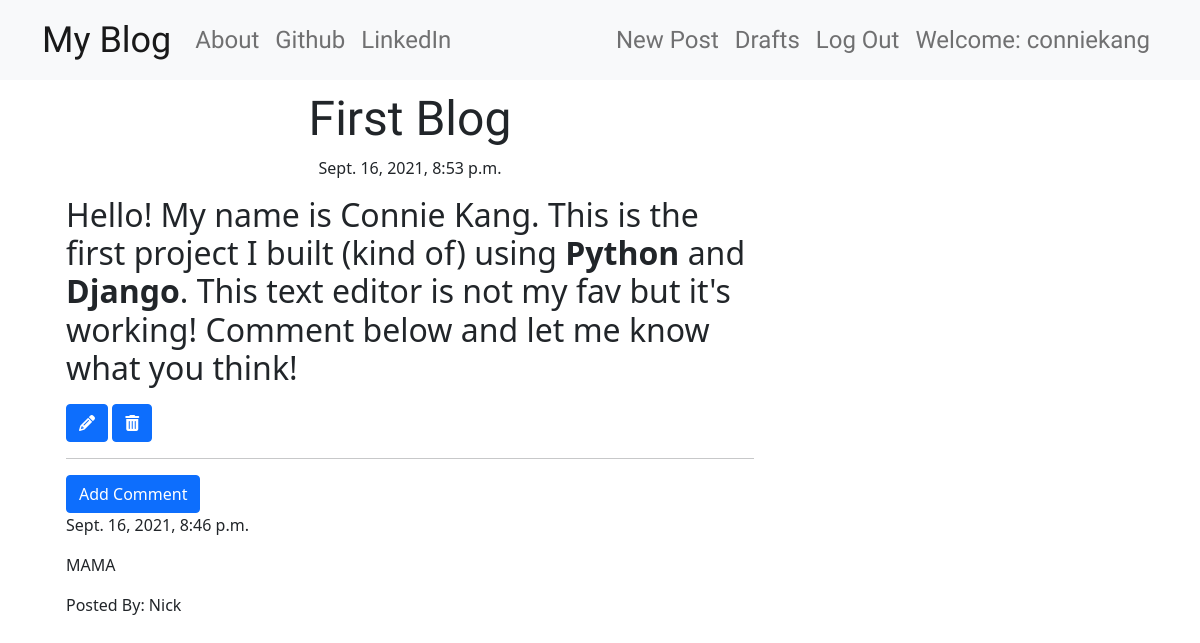
The app's page /post/1 (signed in) with its own data.
### blog/models.py (models this page shows, shortened)
class Post(models.Model):
    author = models.ForeignKey('auth.User', on_delete=models.CASCADE)
    title = models.CharField(max_length=200)
    text = models.TextField()
    create_date = models.DateTimeField(default=timezone.now())
    published_date = models.DateTimeField(blank=True, null=True)

class Comment(models.Model):
    post = models.ForeignKey('blog.Post', related_name='comments',on_delete=models.CASCADE)
    author = models.CharField(max_length=200)
    text = models.TextField()
    create_date = models.DateTimeField(default=timezone.now())
    approved_comment = models.BooleanField(default=False)

### blog/views.py (the view)
# urls.py: re_path(r'post/(?P<pk>\d+)$', views.PostDetailView.as_view(), name='post_detail'),
class PostDetailView(DetailView):
    model = Post

### blog/templates/blog/post_detail.html (shortened to what this page needs)
{% extends 'blog/base.html' %}
{% block content %}
<div class="container">
<h1 class="posttitle loader">
    {{post.title}}
</h1>
{% if post.published_date %}
<div class="date postdate">
    {{ post.published_date }}
</div>
{% else %}
<a class="btn btn-dark" href="{% url 'post_publish' pk=post.pk %}">Publish</a>
{% endif %}
<p class="postcontent">{{post.text|safe|linebreaksbr}}</p>
{% if user.is_authenticated %}
<a class="btn btn-primary" href="{% url 'post_edit' pk=post.pk %}">
    <i class="fas fa-pencil-alt"></i>
</a>
<a class="btn btn-primary" href="{% url 'post_remove' pk=post.pk %}">
    <i class="fas fa-trash-alt"></i>
</a>
{% endif %}
<hr>
    <a href="{% url 'add_comment_to_post' pk=post.pk %}" class="btn btn-primary btn-comment">Add Comment</a>
    {% for comment in post.comments.all  %}
    <br>
        {% if user.is_authenticated or comment.approved_comment %}
            {{comment.create_date}}
            <p>{{comment.text|safe|linebreaksbr}}</p>
            <p>Posted By: {{comment.author}}</p>
        {% endif %}
        {% empty %}
        <p>No Comment</p>
    {% endfor %}
</div>
{% endblock content %}

### blog/templates/blog/base.html (shortened to what this page needs)
{% load static %}
<!DOCTYPE html>
<html lang="en">
<head>
    <link href="https://cdn.jsdelivr.net/npm/bootstrap@5.1.1/dist/css/bootstrap.min.css" rel="stylesheet">
    <link rel="stylesheet" href="//cdn.jsdelivr.net/npm/medium-editor@latest/dist/css/medium-editor.min.css" type="text/css" media="screen" charset="utf-8">
    <link rel="stylesheet" href="{% static 'css/blog.css' %}">
</head>
<body class="loader">
    <nav class="navbar navbar-expand-lg navbar-light bg-light techfont custom-navbar">
        <div class="container">
        <a class="navbar-brand bigbrand" href="{% url 'post_list' %}">My Blog</a>
          <div class="collapse navbar-collapse" id="navbarNavDropdown">
            <ul class="navbar-nav mr-auto">
                <li class="nav-item">
                    <a class="nav-link" href="{% url 'about' %}">About</a>
                </li>
                <li class="nav-item">
                    <a class="nav-link" href="https://github.com/conniehqk">Github</a>
                </li>
                <li class="nav-item">
                    <a class="nav-link" href="https://www.linkedin.com/in/connie-kang-948366115/">LinkedIn</a>
                </li>
            </ul>
            <ul class="navbar-nav ms-auto">
                {% if user.is_authenticated %}
                <li class="nav-item">
                    <a class="nav-link" href="{% url 'post_new' %}">New Post</a>
                </li>
                <li class="nav-item">
                    <a class="nav-link" href="{% url 'post_draft_list' %}">Drafts</a>
                </li>
                <li class="nav-item">
                    <a class="nav-link" href="{% url 'logout' %}">Log Out</a>
                </li>
                <li class="nav-item">
                    <a class="nav-link">Welcome: {{user.username}}</a>
                </li>
                {% else %}
                <li class="nav-item">
                    <a class="nav-link" href="{% url 'login' %}"><i class="fas fa-user"></i></a>
                </li>
                {% endif %}
            </ul>
          </div>
        </div>
    </nav>
    <div class="content container">
        <div class="row">
            <div class="col-md-8">
                <div class="blog_posts">
                    {% block content %}
                    {% endblock %}
                </div>
            </div>
        </div>
    </div>
</body>
</html>

### blog/static/css/blog.css (style rules this page uses)
.techfont { font-family: 'Architects Daughter', cursive; font-size: 1.5em; margin-bottom: 10px; }
.bigbrand { font-size: 1.5em; }
.postdate { text-align: center; }
.posttitle { font-family: 'Architects Daughter', cursive; font-size: 3em; text-align: center; }
.postcontent { font-family: 'Antic Slab', serif; font-size: 1.5em; }
.btn-comment { position:relative; right: 0px; }
.loader { filter:hue-rotate(0deg); color:linear-gradient(45deg,#0f8,#08f); animation:hue 10000ms infinite linear; }

### records on screen
Post: title "First Blog", published_date "Sept. 16, 2021, 8:53 p.m.", text "Hello! My name is Connie Kang. This is the first project I built (kind of) using Python and Django . This text editor is not my fav but it's working! Comment below and let me know what you think!"
Comment: create_date "Sept. 16, 2021, 8:46 p.m.", text "MAMA", author "Nick"

### other values on screen
{{ user.username }} "conniekang"
